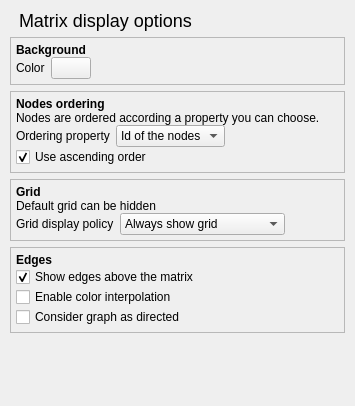
<?xml version="1.0" encoding="UTF-8"?>
<ui version="4.0">
 <class>MatrixViewConfigurationWidget</class>
 <widget class="QWidget" name="MatrixViewConfigurationWidget">
  <property name="geometry">
   <rect>
    <x>0</x>
    <y>0</y>
    <width>355</width>
    <height>406</height>
   </rect>
  </property>
  <property name="sizePolicy">
   <sizepolicy hsizetype="Preferred" vsizetype="Preferred">
    <horstretch>0</horstretch>
    <verstretch>0</verstretch>
   </sizepolicy>
  </property>
  <property name="windowTitle">
   <string>Options</string>
  </property>
  <layout class="QVBoxLayout" name="verticalLayout">
   <property name="margin">
    <number>10</number>
   </property>
   <item>
    <widget class="QFrame" name="horizontalFrame_2">
     <property name="sizePolicy">
      <sizepolicy hsizetype="Preferred" vsizetype="Fixed">
       <horstretch>0</horstretch>
       <verstretch>0</verstretch>
      </sizepolicy>
     </property>
     <layout class="QHBoxLayout" name="horizontalLayout">
      <property name="spacing">
       <number>6</number>
      </property>
      <property name="topMargin">
       <number>0</number>
      </property>
      <property name="bottomMargin">
       <number>0</number>
      </property>
      <item>
       <widget class="QLabel" name="title">
        <property name="sizePolicy">
         <sizepolicy hsizetype="Preferred" vsizetype="Fixed">
          <horstretch>0</horstretch>
          <verstretch>0</verstretch>
         </sizepolicy>
        </property>
        <property name="text">
         <string>&lt;font size=&quot;5&quot;&gt;Matrix display options&lt;/font&gt;</string>
        </property>
       </widget>
      </item>
     </layout>
    </widget>
   </item>
   <item>
    <layout class="QVBoxLayout" name="verticalLayout_2">
     <property name="margin">
      <number>0</number>
     </property>
     <item>
      <widget class="QFrame" name="labelFrame">
       <property name="frameShape">
        <enum>QFrame::StyledPanel</enum>
       </property>
       <property name="frameShadow">
        <enum>QFrame::Raised</enum>
       </property>
       <layout class="QVBoxLayout" name="verticalLayout_5">
        <property name="spacing">
         <number>0</number>
        </property>
        <property name="margin">
         <number>5</number>
        </property>
        <item>
         <widget class="QLabel" name="label_2">
          <property name="sizePolicy">
           <sizepolicy hsizetype="Preferred" vsizetype="Preferred">
            <horstretch>0</horstretch>
            <verstretch>0</verstretch>
           </sizepolicy>
          </property>
          <property name="font">
           <font>
            <weight>75</weight>
            <bold>true</bold>
           </font>
          </property>
          <property name="text">
           <string>Background</string>
          </property>
         </widget>
        </item>
        <item>
         <widget class="QFrame" name="labelFrame_3">
          <property name="frameShape">
           <enum>QFrame::NoFrame</enum>
          </property>
          <property name="frameShadow">
           <enum>QFrame::Raised</enum>
          </property>
          <layout class="QHBoxLayout" name="horizontalLayout_5">
           <property name="margin">
            <number>0</number>
           </property>
           <item>
            <widget class="QLabel" name="label_6">
             <property name="text">
              <string>Color</string>
             </property>
            </widget>
           </item>
           <item>
            <widget class="tlp::ColorButton" name="backgroundColorBtn">
             <property name="sizePolicy">
              <sizepolicy hsizetype="Minimum" vsizetype="Fixed">
               <horstretch>0</horstretch>
               <verstretch>0</verstretch>
              </sizepolicy>
             </property>
             <property name="text">
              <string/>
             </property>
             <property name="flat">
              <bool>false</bool>
             </property>
            </widget>
           </item>
           <item>
            <spacer name="horizontalSpacer_4">
             <property name="orientation">
              <enum>Qt::Horizontal</enum>
             </property>
             <property name="sizeHint" stdset="0">
              <size>
               <width>40</width>
               <height>20</height>
              </size>
             </property>
            </spacer>
           </item>
          </layout>
         </widget>
        </item>
       </layout>
      </widget>
     </item>
     <item>
      <widget class="QFrame" name="ordering">
       <property name="frameShape">
        <enum>QFrame::StyledPanel</enum>
       </property>
       <property name="frameShadow">
        <enum>QFrame::Raised</enum>
       </property>
       <layout class="QVBoxLayout" name="verticalLayout_3">
        <property name="spacing">
         <number>0</number>
        </property>
        <property name="margin">
         <number>5</number>
        </property>
        <item>
         <widget class="QLabel" name="nodesOrderingLabel">
          <property name="sizePolicy">
           <sizepolicy hsizetype="Preferred" vsizetype="Preferred">
            <horstretch>0</horstretch>
            <verstretch>0</verstretch>
           </sizepolicy>
          </property>
          <property name="font">
           <font>
            <weight>75</weight>
            <bold>true</bold>
           </font>
          </property>
          <property name="text">
           <string>Nodes ordering</string>
          </property>
         </widget>
        </item>
        <item>
         <widget class="QLabel" name="label_3">
          <property name="sizePolicy">
           <sizepolicy hsizetype="Preferred" vsizetype="Preferred">
            <horstretch>0</horstretch>
            <verstretch>0</verstretch>
           </sizepolicy>
          </property>
          <property name="text">
           <string>Nodes are ordered according a property you can choose.</string>
          </property>
          <property name="wordWrap">
           <bool>true</bool>
          </property>
         </widget>
        </item>
        <item>
         <widget class="QFrame" name="orderingFrame">
          <property name="frameShape">
           <enum>QFrame::NoFrame</enum>
          </property>
          <property name="frameShadow">
           <enum>QFrame::Raised</enum>
          </property>
          <layout class="QHBoxLayout" name="horizontalLayout_2">
           <property name="margin">
            <number>0</number>
           </property>
           <item>
            <widget class="QLabel" name="label">
             <property name="text">
              <string>Ordering property</string>
             </property>
            </widget>
           </item>
           <item>
            <widget class="QComboBox" name="orderingMetricCombo">
             <property name="sizePolicy">
              <sizepolicy hsizetype="Preferred" vsizetype="Fixed">
               <horstretch>0</horstretch>
               <verstretch>0</verstretch>
              </sizepolicy>
             </property>
             <item>
              <property name="text">
               <string>Id of the nodes</string>
              </property>
             </item>
            </widget>
           </item>
           <item>
            <spacer name="horizontalSpacer_1">
             <property name="orientation">
              <enum>Qt::Horizontal</enum>
             </property>
             <property name="sizeHint" stdset="0">
              <size>
               <width>40</width>
               <height>20</height>
              </size>
             </property>
            </spacer>
           </item>
          </layout>
         </widget>
        </item>
        <item>
         <widget class="QCheckBox" name="ascendingOrderCBox">
          <property name="sizePolicy">
           <sizepolicy hsizetype="Preferred" vsizetype="Fixed">
            <horstretch>0</horstretch>
            <verstretch>0</verstretch>
           </sizepolicy>
          </property>
          <property name="toolTip">
           <string>Indicates if an ascending or descending ordering must be used</string>
          </property>
          <property name="text">
           <string>Use ascending order</string>
          </property>
          <property name="checked">
           <bool>true</bool>
          </property>
         </widget>
        </item>
       </layout>
      </widget>
     </item>
     <item>
      <widget class="QFrame" name="grid">
       <property name="frameShape">
        <enum>QFrame::StyledPanel</enum>
       </property>
       <property name="frameShadow">
        <enum>QFrame::Raised</enum>
       </property>
       <layout class="QVBoxLayout" name="verticalLayout_4">
        <property name="spacing">
         <number>0</number>
        </property>
        <property name="margin">
         <number>5</number>
        </property>
        <item>
         <widget class="QLabel" name="nodesOrderingLabel_2">
          <property name="sizePolicy">
           <sizepolicy hsizetype="Preferred" vsizetype="Preferred">
            <horstretch>0</horstretch>
            <verstretch>0</verstretch>
           </sizepolicy>
          </property>
          <property name="font">
           <font>
            <weight>75</weight>
            <bold>true</bold>
           </font>
          </property>
          <property name="text">
           <string>Grid</string>
          </property>
         </widget>
        </item>
        <item>
         <widget class="QLabel" name="label_4">
          <property name="sizePolicy">
           <sizepolicy hsizetype="Preferred" vsizetype="Preferred">
            <horstretch>0</horstretch>
            <verstretch>0</verstretch>
           </sizepolicy>
          </property>
          <property name="text">
           <string>Default grid can be hidden</string>
          </property>
          <property name="wordWrap">
           <bool>true</bool>
          </property>
         </widget>
        </item>
        <item>
         <widget class="QFrame" name="labelFrame_2">
          <property name="frameShape">
           <enum>QFrame::NoFrame</enum>
          </property>
          <property name="frameShadow">
           <enum>QFrame::Raised</enum>
          </property>
          <layout class="QHBoxLayout" name="horizontalLayout_3">
           <property name="margin">
            <number>0</number>
           </property>
           <item>
            <widget class="QLabel" name="label_8">
             <property name="text">
              <string>Grid display policy</string>
             </property>
            </widget>
           </item>
           <item>
            <widget class="QComboBox" name="gridDisplayCombo">
             <property name="currentIndex">
              <number>0</number>
             </property>
             <item>
              <property name="text">
               <string>Always show grid</string>
              </property>
             </item>
             <item>
              <property name="text">
               <string>Never show grid</string>
              </property>
             </item>
             <item>
              <property name="text">
               <string>Show grid at close range</string>
              </property>
             </item>
            </widget>
           </item>
           <item>
            <spacer name="horizontalSpacer_2">
             <property name="orientation">
              <enum>Qt::Horizontal</enum>
             </property>
             <property name="sizeHint" stdset="0">
              <size>
               <width>40</width>
               <height>20</height>
              </size>
             </property>
            </spacer>
           </item>
          </layout>
         </widget>
        </item>
       </layout>
      </widget>
     </item>
     <item>
      <widget class="QFrame" name="edges">
       <property name="frameShape">
        <enum>QFrame::StyledPanel</enum>
       </property>
       <property name="frameShadow">
        <enum>QFrame::Raised</enum>
       </property>
       <layout class="QVBoxLayout" name="verticalLayout_6">
        <property name="spacing">
         <number>0</number>
        </property>
        <property name="margin">
         <number>5</number>
        </property>
        <item>
         <widget class="QLabel" name="label_5">
          <property name="font">
           <font>
            <weight>75</weight>
            <bold>true</bold>
           </font>
          </property>
          <property name="text">
           <string>Edges</string>
          </property>
         </widget>
        </item>
        <item>
         <widget class="QCheckBox" name="showedgesbox">
          <property name="sizePolicy">
           <sizepolicy hsizetype="Preferred" vsizetype="Fixed">
            <horstretch>0</horstretch>
            <verstretch>0</verstretch>
           </sizepolicy>
          </property>
          <property name="text">
           <string>Show edges above the matrix</string>
          </property>
          <property name="checked">
           <bool>true</bool>
          </property>
         </widget>
        </item>
        <item>
         <widget class="QCheckBox" name="enableColorInterpolationCBox">
          <property name="text">
           <string>Enable color interpolation</string>
          </property>
         </widget>
        </item>
        <item>
         <widget class="QCheckBox" name="orientedCBox">
          <property name="sizePolicy">
           <sizepolicy hsizetype="Preferred" vsizetype="Fixed">
            <horstretch>0</horstretch>
            <verstretch>0</verstretch>
           </sizepolicy>
          </property>
          <property name="text">
           <string>Consider graph as directed</string>
          </property>
          <property name="checked">
           <bool>false</bool>
          </property>
         </widget>
        </item>
       </layout>
      </widget>
     </item>
    </layout>
   </item>
   <item>
    <spacer name="verticalSpacer">
     <property name="orientation">
      <enum>Qt::Vertical</enum>
     </property>
     <property name="sizeHint" stdset="0">
      <size>
       <width>20</width>
       <height>40</height>
      </size>
     </property>
    </spacer>
   </item>
  </layout>
 </widget>
 <customwidgets>
  <customwidget>
   <class>tlp::ColorButton</class>
   <extends>QPushButton</extends>
   <header location="global">talipot/ColorButton.h</header>
   <slots>
    <signal>colorChanged(QColor)</signal>
   </slots>
  </customwidget>
 </customwidgets>
 <resources/>
 <connections/>
</ui>
